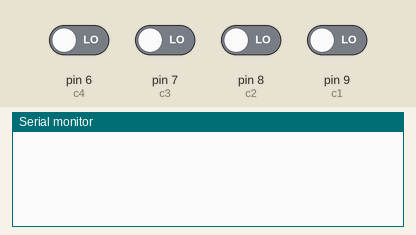
This sketch was run on a simulated Arduino Uno, built with avr-gcc and run on an emulated ATmega328P. On the bench: the last lines printed to the serial monitor. The test bench sets the inputs (shaded band); at power-on: pin 6 (c4), pin 7 (c3), pin 8 (c2), pin 9 (c1) LOW.

Above: at 1.2 s.
1.3 s: pin 6 (c4) driven HIGH
At 2.0 s:
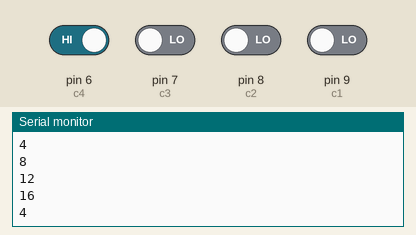
2.8 s: pin 7 (c3) driven HIGH
At 3.9 s:
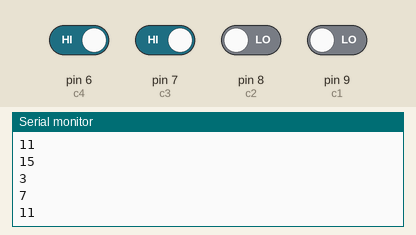
4.3 s: pin 8 (c2) driven HIGH
At 5.4 s:
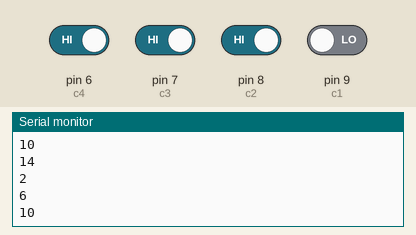
5.8 s: pin 9 (c1) driven HIGH
At 6.7 s:
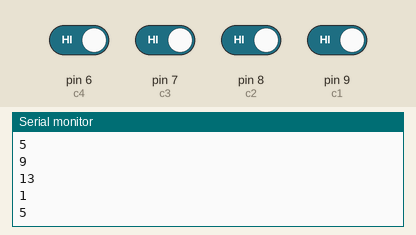
Timing chart, 0 to 8.3 s (numbered marks = the images above; inputs shaded):
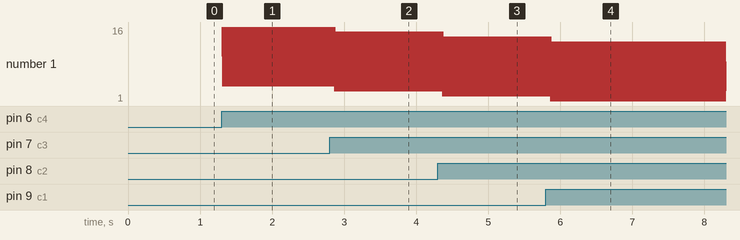

Measured:
- after the input at 1.3 s, the serial monitor: prints a new line at once (image 1)
- after the input at 2.8 s, the serial monitor: prints a new line after 0.07 s (image 2)
- after the input at 4.3 s, the serial monitor: prints a new line after 0.07 s (image 3)
- after the input at 5.8 s, the serial monitor: prints a new line after 0.07 s (image 4)
- plotted number 1: 4 → 3 after the input at 2.8 s, 3 → 2 after the input at 4.3 s, 2 → 9 after the input at 5.8 s

The sketch:

urlkeypad.ino
```cpp
int r1=13;
int r2=12;
int r3=11;
int r4=10;
int c1=9;
int c2=8;
int c3=7;
int c4=6;
void setup() {
  // put your setup code here, to run once:
pinMode(r1,OUTPUT);
  pinMode(r2,OUTPUT);
  pinMode(r3,OUTPUT);
  pinMode(r4,OUTPUT);
  pinMode(c1,INPUT);
  pinMode(c2,INPUT);
  pinMode(c3,INPUT);
  pinMode(c4,INPUT);
  Serial.begin(9600);

}

void loop() {
  // put your main code here, to run repeatedly:
digitalWrite(r1,HIGH);
digitalWrite(r2,LOW);
digitalWrite(r3,LOW);
digitalWrite(r4,LOW);
//delay(200);
if(digitalRead(c1)==HIGH)
  {
     Serial.println("1");
     //c1=LOW;
     //delay(200);
  }
  //delay(200);
  else if(digitalRead(c2)==HIGH)
  {
     Serial.println("2");
     //c2=LOW;
     //delay(200);
  }
  //delay(200);
  else if(digitalRead(c3)==HIGH)
  {
     Serial.println("3");
     //c3=LOW;
     //delay(200);
  }
  //delay(200);
else if(digitalRead(c4)==HIGH)
  {
     Serial.println("4");
     //c4=LOW;
     //delay(200);
  }
  //delay(200);
else
{
  delay(10);
}

digitalWrite(r1,LOW);
digitalWrite(r2,HIGH);
digitalWrite(r3,LOW);
digitalWrite(r4,LOW);
//delay(200);
if(digitalRead(c1)==HIGH)
  {
     Serial.println("5");
     //c1=LOW;
     //delay(200);
  }
  //delay(200);
 else if(digitalRead(c2)==HIGH)
  {
     Serial.println("6");
     //c2=LOW;
     //delay(200);
  }
  //delay(200);
  else if(digitalRead(c3)==HIGH)
  {
     Serial.println("7");
     //c3=LOW;
     //delay(200);
  }
  //delay(200);
else if(digitalRead(c4)==HIGH)
  {
     Serial.println("8");
     //c4=LOW;
     //delay(200);
  }
else
{
  delay(10);
}
  //delay(200);
digitalWrite(r1,LOW);
digitalWrite(r2,LOW);
digitalWrite(r3,HIGH);
digitalWrite(r4,LOW);
//delay(200);
if(digitalRead(c1)==HIGH)
  {
     Serial.println("9");
     //c1=LOW;
     //delay(200);
  }
  //delay(200);
  else if(digitalRead(c2)==HIGH)
  {
     Serial.println("10");
     //c2=LOW;
     //delay(200);
  }
  //delay(200);
  else if(digitalRead(c3)==HIGH)
  {
     Serial.println("11");
     //c3=LOW;
     //delay(200);
  }
  //delay(200);
else if(digitalRead(c4)==HIGH)
  {
     Serial.println("12");
     //c4=LOW;
     //delay(200);
  }
  //delay(200);
 else
 {
  delay(10);
 }
digitalWrite(r1,LOW);
digitalWrite(r2,LOW);
digitalWrite(r3,LOW);
digitalWrite(r4,HIGH);
//delay(200);
if(digitalRead(c1)==HIGH)
  {
     Serial.println("13");
     //c1=LOW;
     //delay(200);
  }
  //delay(200);
  else if(digitalRead(c2)==HIGH)
  {
     Serial.println("14");
     //c2=LOW;
     //delay(200);
  }
  //delay(200);
 else if(digitalRead(c3)==HIGH)
  {
     Serial.println("15");
     //c3=LOW;
     //delay(200);
  }
  //delay(200);
else if(digitalRead(c4)==HIGH)
  {
     Serial.println("16");
     //c4=LOW;
     //delay(200);
  }
  //delay(200);
 else
 {
  delay(10);
 }
}
```
